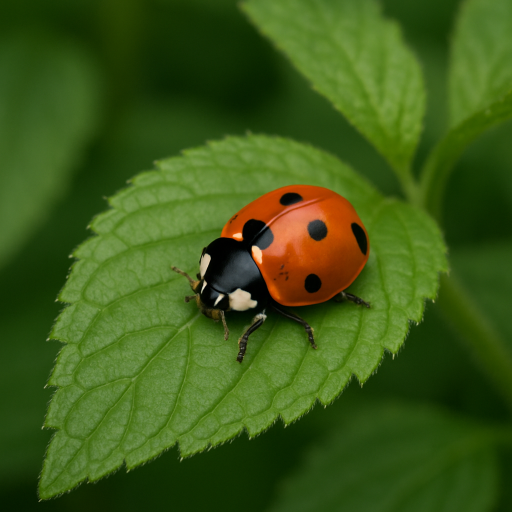
#> input picture input.png, 1024 x 1024 px (shown at 1/2 size)
$ python FlexShareImage.py
#> lines starting #> are read from the running program, lines starting #| are printed output that depends on the picture
import random
import secrets
from sympy import mod_inverse
from PIL import Image

# -------------------------------------------------------
# Secret sharing parameters
# -------------------------------------------------------
N_PARTICIPANTS = 5  # number of participants
T_INITIAL = 4       # initial threshold
T_NEW = 2           # new threshold after update
P_PRIME = int(
    "208351617316091241234326746312124448251235562226470491514186331217050270460481"
)
Y0 = 123456

# -------------------------------------------------------
# Polynomial share generation based on FlexShare
# -------------------------------------------------------

def generate_shares(secret: int, n=N_PARTICIPANTS, t=T_INITIAL, t_prime=T_NEW, y0=Y0, p=P_PRIME):
    """Generate shares (u_i, v_i) for the given secret value."""
    # a_k for k < t_prime
    a = {}
    for k in range(t_prime):
        if k == 0:
            a[k] = secret
        else:
            a[k] = random.randrange(0, p)

    # b_k for t_prime <= k < t
    b = {}
    for k in range(t_prime, t):
        b[k] = random.randrange(0, p)

    shares = {}
    for i in range(1, n + 1):
        sum_a = sum(a[k] * pow(i, k, p) for k in range(t_prime)) % p
        sum_b_y0 = sum(b[k] * pow(i, k, p) for k in range(t_prime, t)) % p
        u_i = (sum_a - (y0 * sum_b_y0) % p) % p
        v_i = sum(b[k] * pow(i, k, p) for k in range(t_prime, t)) % p
        shares[i] = (u_i, v_i)
    return shares


def lagrange_univariate(x_list, y_list, x0, p):
    total = 0
    k = len(x_list)
    for i in range(k):
        xi, yi = x_list[i], y_list[i]
        num, den = 1, 1
        for j in range(k):
            if i == j:
                continue
            xj = x_list[j]
            num = (num * (x0 - xj)) % p
            den = (den * (xi - xj)) % p
        li = (num * mod_inverse(den, p)) % p
        total = (total + yi * li) % p
    return total

# -------------------------------------------------------
# Simple XOR-based image encryption
# -------------------------------------------------------

def xor_encrypt(data: bytes, key: bytes) -> bytes:
    encrypted = bytearray(len(data))
    for i, b in enumerate(data):
        encrypted[i] = b ^ key[i % len(key)]
    return bytes(encrypted)


# -------------------------------------------------------
# Demonstration for image encryption with FlexShare
# -------------------------------------------------------

def encrypt_image_with_flexshare(input_path: str, encrypted_path: str):
    """Encrypt an image and create key shares using FlexShare."""
#> called with input_path = 'input.png', encrypted_path = 'encrypted.png'
    # Load image and obtain raw data
    img = Image.open(input_path)
#> img is the input picture: PIL image 1024x1024 RGB; mean R, G, B 60.4, 88, 23.2
    data = img.tobytes()

    # Generate random key (16 bytes)
    key_bytes = secrets.token_bytes(16)
    secret_int = int.from_bytes(key_bytes, "big")

    # Encrypt image data
    encrypted_data = xor_encrypt(data, key_bytes)
    enc_img = Image.frombytes(img.mode, img.size, encrypted_data)
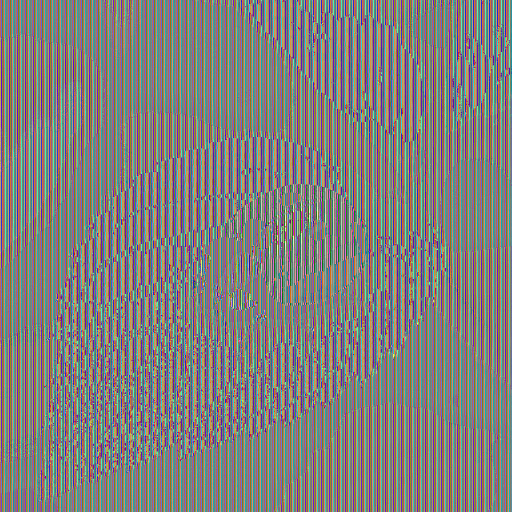
#> enc_img: PIL image 1024x1024 RGB (shown at 1/2 size); mean R, G, B 127.1, 127.5, 126.9
    enc_img.save(encrypted_path)

    # Share the key
    shares = generate_shares(secret_int)

    return shares, secret_int


def reconstruct_key_from_shares(shares_dict, indices, use_new_threshold=False):
    x_list = indices
    if use_new_threshold:
        y_list = [(shares_dict[i][0] + shares_dict[i][1] * Y0) % P_PRIME for i in indices]
    else:
        y_list = [shares_dict[i][0] for i in indices]
    return lagrange_univariate(x_list, y_list, 0, P_PRIME)


if __name__ == "__main__":
    # Example usage
    INPUT_IMAGE = "input.png"       # Path to input image
    ENCRYPTED_IMAGE = "encrypted.png"  # Output encrypted image

    # Encrypt image and obtain shares
    shares, secret = encrypt_image_with_flexshare(INPUT_IMAGE, ENCRYPTED_IMAGE)
    print(f"Encryption key (secret) = {secret}")
    print("Shares:")
    for idx, pair in shares.items():
        print(f"Participant {idx}: {pair}")

    # Example reconstruction using the new threshold
    indices = list(range(1, T_NEW + 1))
    recovered = reconstruct_key_from_shares(shares, indices, use_new_threshold=True)
    recovered_key = recovered.to_bytes(16, "big")
    print(f"Recovered key = {recovered}")

    # Decrypt the image to verify
    enc_img = Image.open(ENCRYPTED_IMAGE)
    decrypted_data = xor_encrypt(enc_img.tobytes(), recovered_key)
    dec_img = Image.frombytes(enc_img.mode, enc_img.size, decrypted_data)
    dec_img.save("decrypted.png")
